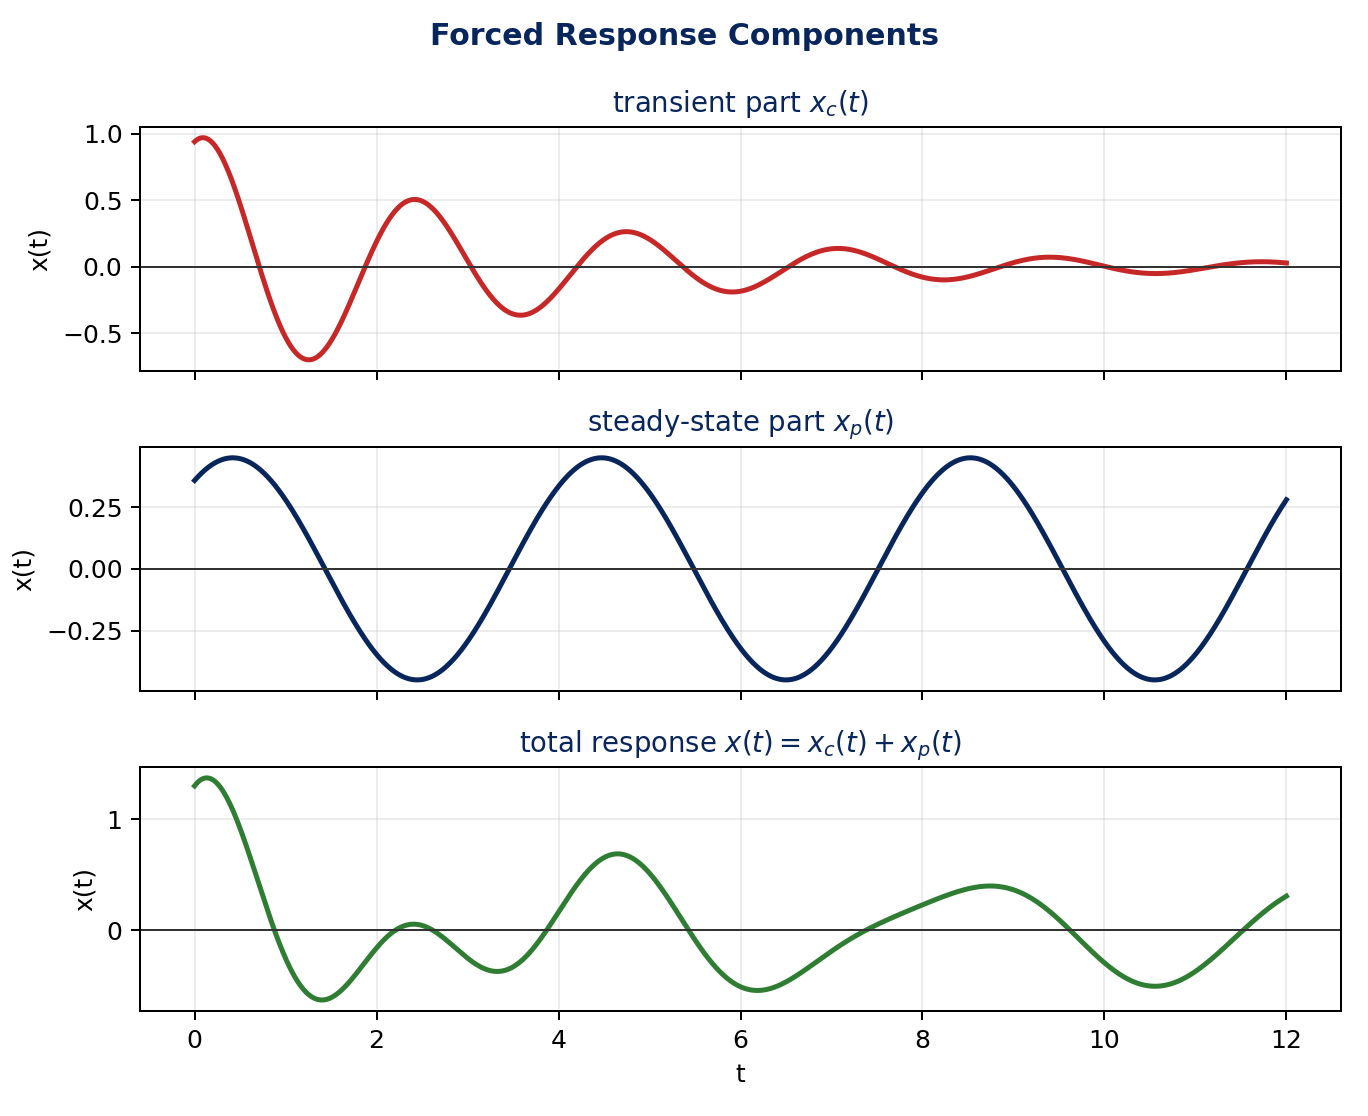

Python code for this plot:
#!/usr/bin/env python3
"""Figure: transient, steady-state, and total response under harmonic force."""

from __future__ import annotations

import math

from plot_helpers import NAVY, OUT, RED, configure_matplotlib_cache


configure_matplotlib_cache()
import matplotlib.pyplot as plt


t = [12 * i / 1200 for i in range(1201)]
xc = [1.0 * math.exp(-0.28 * ti) * math.cos(2.7 * ti - 0.35) for ti in t]
xp = [0.45 * math.cos(1.55 * ti - 0.65) for ti in t]
x = [a + b for a, b in zip(xc, xp)]

fig, axes = plt.subplots(3, 1, figsize=(7.6, 6.2), sharex=True)
for ax, y, title, color in [
    (axes[0], xc, r"transient part $x_c(t)$", RED),
    (axes[1], xp, r"steady-state part $x_p(t)$", NAVY),
    (axes[2], x, r"total response $x(t)=x_c(t)+x_p(t)$", "#2e7d32"),
]:
    ax.plot(t, y, color=color, linewidth=2.0)
    ax.axhline(0, color="#333333", linewidth=0.8)
    ax.set_ylabel("x(t)")
    ax.set_title(title, color=NAVY, fontsize=11)
    ax.grid(True, alpha=0.23)

axes[2].set_xlabel("t")
fig.suptitle("Forced Response Components", color=NAVY, fontweight="bold")
fig.tight_layout()
fig.savefig(OUT / "lecture4_forced_response_parts.png", dpi=180)
plt.close(fig)
